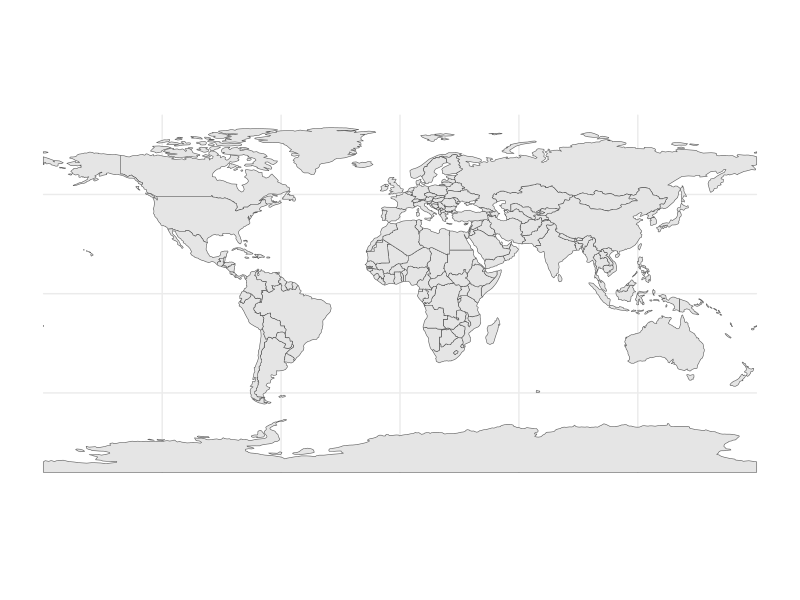

Reproduce this figure in R.
# Map for MICS GII X Discipline Paper

library(rnaturalearth)

library(ggplot2)

library(dplyr)

ggplot(data = ne_countries()) +
  geom_sf() +
  theme_minimal()
